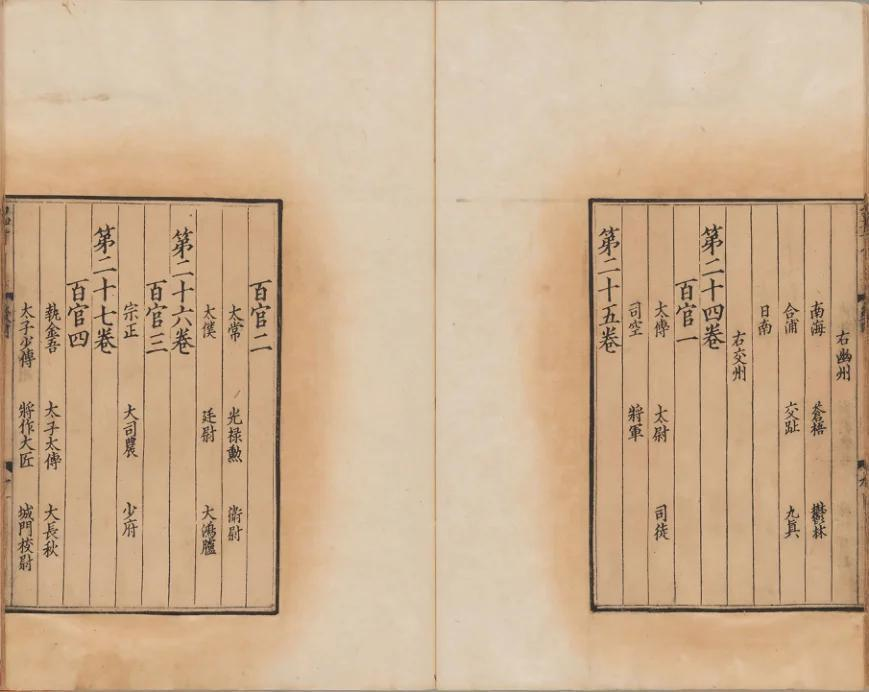
#> input picture test.jpeg, 869 x 692 px
$ python -i 'main (dont run this file).py'   (imports and definitions only)
#> lines starting #> are read from the running program, lines starting #| are printed output that depends on the picture; after the words box and inside, x2 and y2 are one past the last pixel; in counts of white or black regions, pixels touching at a corner belong together
import requests
import base64
import json
import cv2
import numpy as np
from PIL import Image
import os
from bs4 import BeautifulSoup


# API endpoint
url = "https://ocr.kandianguji.com/ocr_api"


file_image = 'test.jpeg'


base64_image = None


def noise_reduction(image_path, brightness=100, contrast=0.3, dilation_iterations=2):
#> called with image_path = 'test.jpeg', brightness = 100, contrast = 0.3, dilation_iterations = 2
    img = cv2.imread(image_path, cv2.IMREAD_GRAYSCALE)
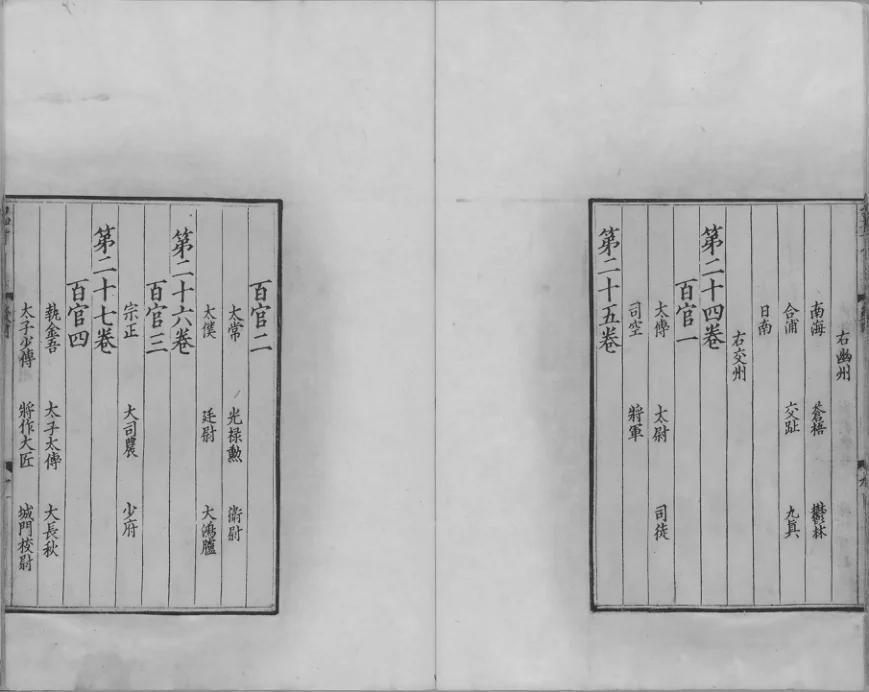
#> img: shape (692, 869); min 23, max 214, mean 181.6
    if img is None:
        raise FileNotFoundError(f"Không tìm thấy ảnh tại đường dẫn '{image_path}'.")

    # Tăng độ sáng và độ tương phản
    adjusted = cv2.convertScaleAbs(img, alpha=contrast, beta=brightness)
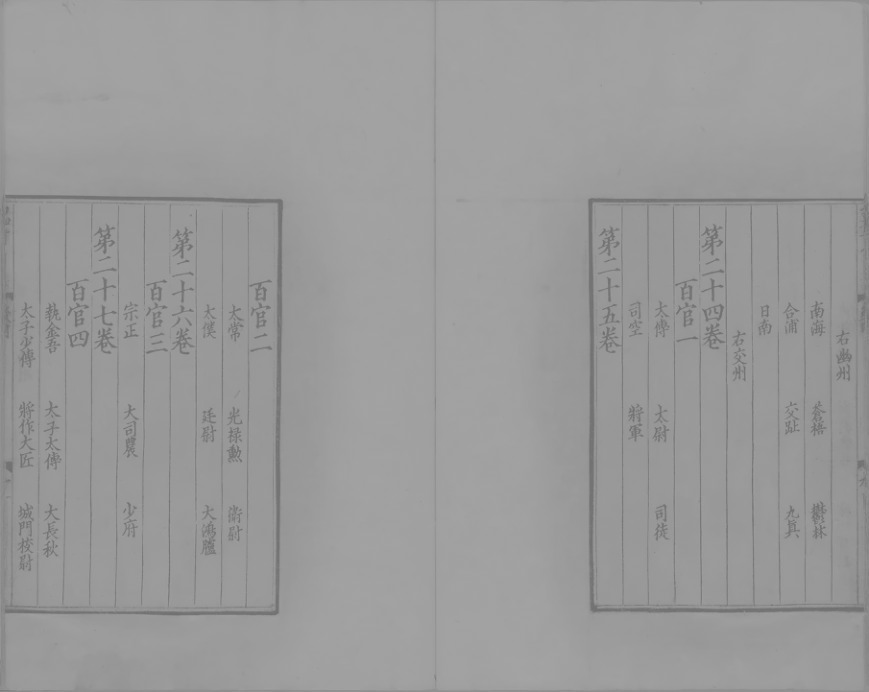
#> adjusted: shape (692, 869); min 107, max 164, mean 154.5

    # Loại bỏ nhiễu bằng Median Blur
    denoised = cv2.medianBlur(adjusted, ksize=1)

    # Áp dụng Gaussian Blur để giảm nhiễu
    blurred = cv2.GaussianBlur(denoised, (3, 1), 0)

    # Binarization sử dụng phương pháp Otsu
    _, binary = cv2.threshold(blurred, 0, 255, cv2.THRESH_BINARY + cv2.THRESH_OTSU)
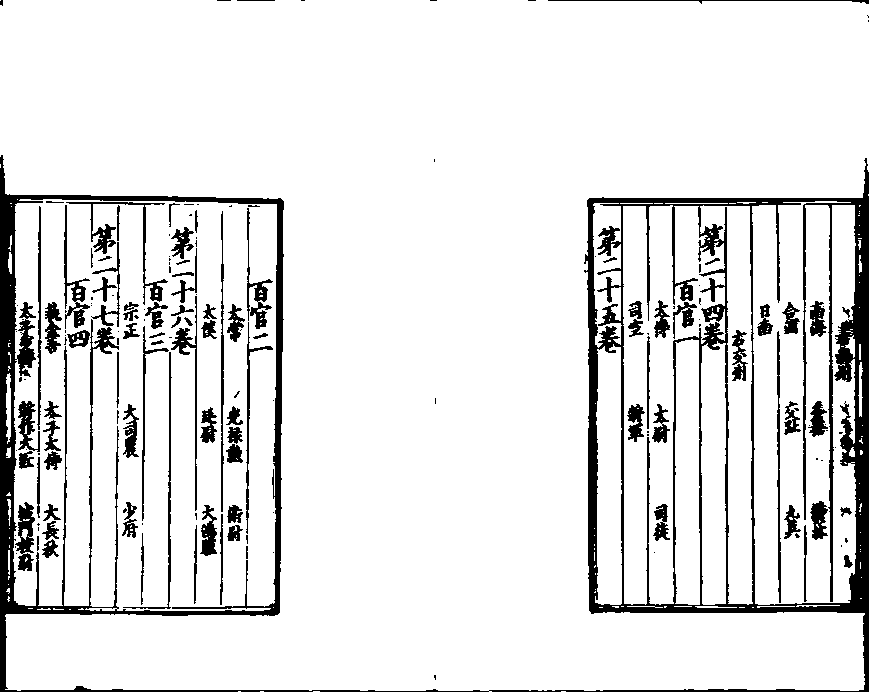
#> binary: shape (692, 869); 89.5% white; 170 black regions (83 under 20 px), largest, box (x1, y1, x2, y2) and area: (0, 155, 869, 692) 40826, (66, 202, 168, 305) 1036, (15, 502, 35, 571) 788

    # Đảm bảo chữ là màu đen trên nền trắng
    black_pixels = cv2.countNonZero(cv2.bitwise_not(binary))
#> black_pixels = 63130
    white_pixels = binary.size - black_pixels
#> white_pixels = 538218
    if black_pixels > white_pixels:
        binary = cv2.bitwise_not(binary)

    # Dilation để làm chữ đậm hơn
    kernel = np.ones((2,2), np.uint8)
    dilated = cv2.dilate(binary, kernel, iterations=dilation_iterations)
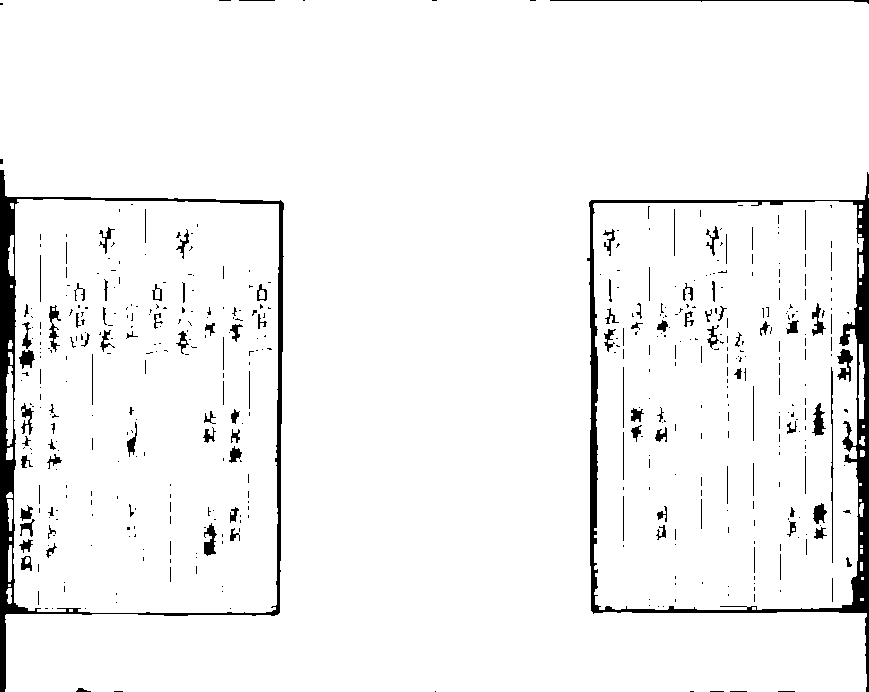
#> dilated: shape (692, 869); 95.5% white; 482 black regions (375 under 20 px), largest, box (x1, y1, x2, y2) and area: (587, 172, 869, 692) 8972, (0, 170, 284, 692) 8595, (550, 0, 869, 4) 338

    cv2.imwrite(image_path, binary)
    return image_path


# [19 lines left out: function resize_image, not called in this run]


URL_WEBSITE = "https://nhasachmienphi.com/doc-online/hong-lau-mong-{}"


# [33 lines left out: function crawl_text_from_web, not called in this run]


def main():
    pass


# [2 lines not run here, left out]


# with open(file_image, "rb") as image_file:

#     # resize_image(file_image)

#     base64_image = base64.b64encode(image_file.read()).decode("utf-8")
#     print(base64_image)

# payload = {
#     "token": "467d35f5-62c7-481b-b386-c4ae9836c78d",
#     "email": "nguyenkimson159357@gmail.com",
#     "image": base64_image,
#     "char_ocr": False,
#     "det_mode": "auto",
#     "image_size": 0,
#     "return_position": True,
#     "return_choices": False
# }

# headers = {"Content-Type": "application/json"}

# # Make the POST request
# response = requests.post(url, json=payload, headers=headers)

# # Debugging: Check the raw response content
# print("Raw Response Content:", response.text)

# # Check if the request was successful
# if response.status_code == 200:
#     # Parse the JSON response
#     print(response)
#     response_json = response.json()

#     # Save the response to a .json file
#     with open("temp.json", "w", encoding="utf-8") as file:
#         json.dump(response_json, file, ensure_ascii=False, indent=4)

#     print("Response saved to temp.json")
# else:
#     print(f"Error: {response.status_code}, {response.text}")

>>> result = noise_reduction('test.jpeg')
